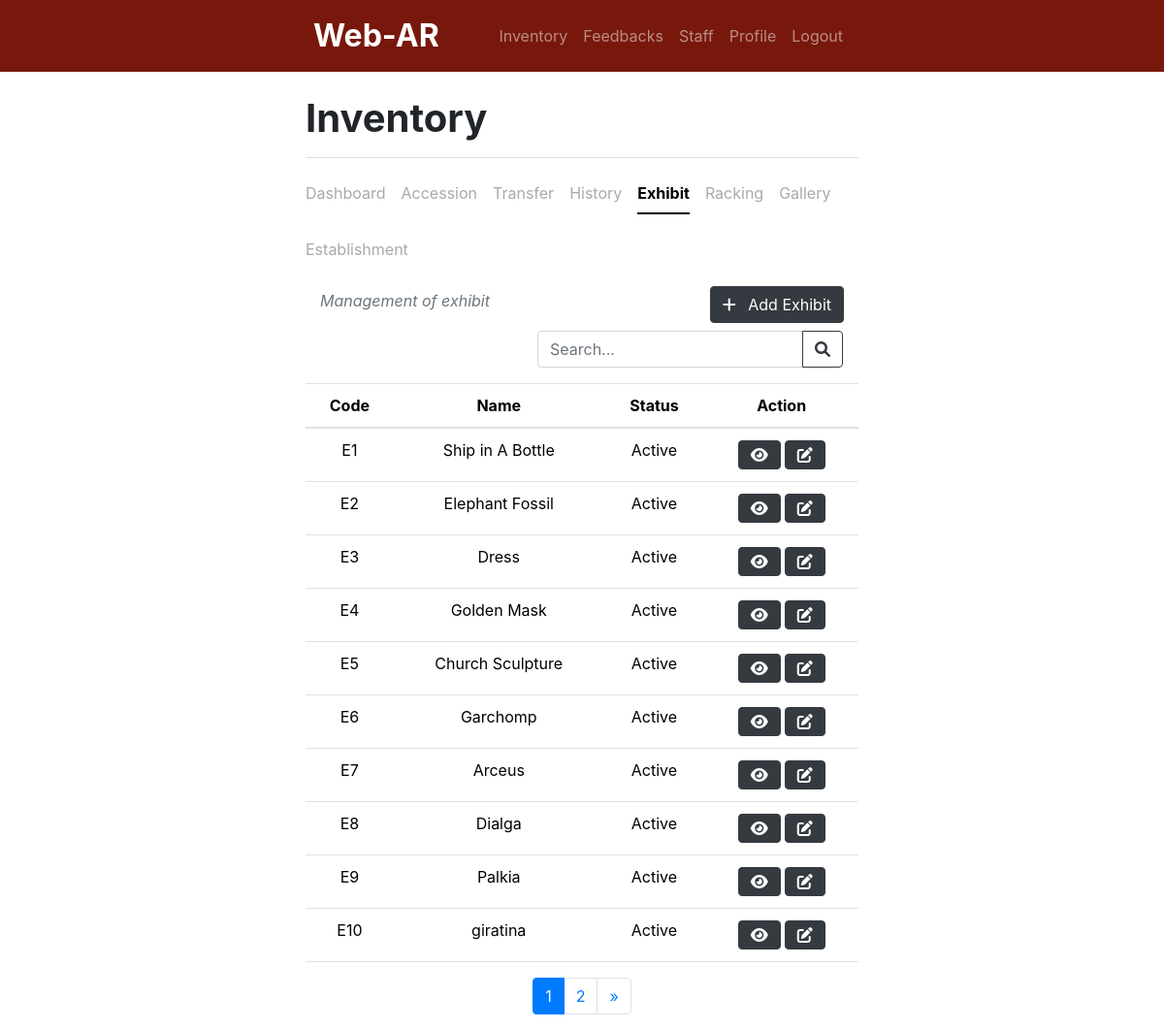
/inventory/exhibits.php (signed in), run on the app's committed database.
### tables this page shows
CREATE TABLE `exhibit` (
  `exhibitID` int(11) NOT NULL,
  `exhibitCode` varchar(20) NOT NULL,
  `exhibitName` text NOT NULL,
  `exhibitInformation` longtext NOT NULL,
  `exhibitModel` longtext NOT NULL,
  `isActive` tinyint(1) NOT NULL DEFAULT 1 COMMENT '1 - active'
);

### inventory/exhibits.php (the view, shortened to what this page needs)
<?php
    include '../header.php';
    include 'navbar.php';
    include '../db_connect.php';
    include 'i_nav.php';
?>
<div class="container w-50">
    <div class="container d-flex justify-content-between align-items-center text-muted fst-italic">
        <p class="text-muted fst-italic">Management of exhibit</p>
        <button class="btn btn-dark mb-2" href="#" data-bs-toggle="modal" data-bs-target="#addExhibitModal" role="button">
            <i class="fa-solid fa-plus"></i>
            <span class="ms-2">Add Exhibit</span>
        </button>
    </div>
    <div class="d-flex justify-content-end mr-3">
        <form action="exhibits.php" method="GET">
            <div class="input-group">
                <input type="text" class="form-control" placeholder="Search..." name="search" value="<?php echo isset($_GET['search']) ? $_GET['search'] : ''; ?>">
                <button class="btn btn-outline-dark" type="submit"><i class="fa-solid fa-magnifying-glass"></i></button>
            </div>
        </form>
    </div>
    <div class="table-responsive">
        <table class="table table-hover">
            <thead class="text-center">
                <tr>
                    <th scope="col">Code</th>
                    <th scope="col">Name</th>
                    <th scope="col">Status</th>
                    <th scope="col">Action</th>
                </tr>
            </thead>
            <tbody>
                <?php
                    if (isset($_GET['search'])) {
                        $searchTerm = mysqli_real_escape_string($conn, $_GET['search']);
                        $q = "SELECT * FROM exhibit WHERE exhibitName LIKE '%$searchTerm%'";
                    } else {
                        $q = "SELECT * FROM exhibit";
                    }
                    $r = mysqli_query($conn, $q);
                    $itemsPerPage = 10;
                    $totalItems = mysqli_num_rows($r);
                    $totalPages = ceil($totalItems / $itemsPerPage);
                    $currentPage = isset($_GET['page']) ? $_GET['page'] : 1;
                    $offset = ($currentPage - 1) * $itemsPerPage;
                    if (isset($_GET['search'])) {
                        $q = "SELECT * FROM exhibit WHERE exhibitName LIKE '%$searchTerm%' LIMIT $offset, $itemsPerPage";
                    } else {
                        $q = "SELECT * FROM exhibit LIMIT $offset, $itemsPerPage";
                    }
                    $r = mysqli_query($conn, $q);
                    while ($row = mysqli_fetch_assoc($r)) {
                        $exhibitCode        = $row['exhibitCode'];
                        $exhibitName        = $row['exhibitName'];
                        $exhibitStatus      = $row['isActive'];
                        $statusText = ($exhibitStatus == 1) ? "Active" : "Inactive";
                        ?>
                    <tr>
                        <td class="text-center"><?php echo $exhibitCode; ?></td>
                        <td class="text-center"><?php echo $exhibitName; ?></td>
                        <td class="text-center"><?php echo $statusText; ?></td>
                        <td>
                            <div class="d-flex justify-content-center align-items-center">
                                <div class="text-center me-1">
                                    <button type="button" class="btn btn-dark" data-bs-toggle="modal" data-bs-target="#viewExhibitModal<?php echo $exhibitCode; ?>">
                                        <div class="d-flex align-items-center">
                                            <i class="fa-solid fa-eye"></i>
                                        </div>
                                    </button>
                                </div>
                                <div class="text-center">
                                    <button type="button" class="btn btn-dark" data-bs-toggle="modal" data-bs-target="#editExhibitModal<?php echo $exhibitCode; ?>">
                                        <div class="d-flex align-items-center">
                                            <i class="fa-solid fa-pen-to-square"></i>
                                        </div>
                                    </button>
                                </div>
                            </div>
                        </td>
                    </tr>
                <?php
                    }
                ?>
            </tbody>
        </table>
    </div>
</div>
<div class="container w-50">
    <nav aria-label="exhibit table page navigation">
        <ul class="pagination justify-content-center">
            <?php for ($page = 1; $page <= $totalPages; $page++) : ?>
                <li class="page-item <?php echo ($page == $currentPage) ? 'active' : ''; ?>">
                    <a class="page-link" href="?page=<?php echo $page; ?>"><?php echo $page; ?></a>
                </li>
            <?php endfor; ?>
            <?php if ($currentPage < $totalPages) : ?>
                <li class="page-item">
                    <a class="page-link" href="?page=<?php echo $currentPage + 1; ?>" aria-label="Next">
                        <span aria-hidden="true">&raquo;</span>
                    </a>
                </li>
            <?php endif; ?>
        </ul>
    </nav>
</div>

### data on the page
exhibit: exhibitCode "E1", exhibitName "Ship in A Bottle", isActive "Active"
exhibit: exhibitCode "E2", exhibitName "Elephant Fossil", isActive "Active"
exhibit: exhibitCode "E3", exhibitName "Dress", isActive "Active"
exhibit: exhibitCode "E4", exhibitName "Golden Mask", isActive "Active"
exhibit: exhibitCode "E5", exhibitName "Church Sculpture", isActive "Active"
exhibit: exhibitCode "E6", exhibitName "Garchomp", isActive "Active"
exhibit: exhibitCode "E7", exhibitName "Arceus", isActive "Active"
exhibit: exhibitCode "E8", exhibitName "Dialga", isActive "Active"
exhibit: exhibitCode "E9", exhibitName "Palkia", isActive "Active"
exhibit: exhibitCode "E10", exhibitName "giratina", isActive "Active"
